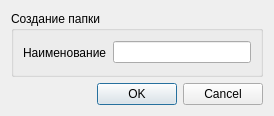
<?xml version="1.0" encoding="UTF-8"?>
<ui version="4.0">
 <class>DialogMsgFolder</class>
 <widget class="QDialog" name="DialogMsgFolder">
  <property name="geometry">
   <rect>
    <x>0</x>
    <y>0</y>
    <width>274</width>
    <height>116</height>
   </rect>
  </property>
  <property name="windowTitle">
   <string>Создание папки</string>
  </property>
  <layout class="QVBoxLayout" name="verticalLayout">
   <item>
    <widget class="QGroupBox" name="groupBoxName">
     <property name="title">
      <string>Создание папки</string>
     </property>
     <layout class="QHBoxLayout" name="horizontalLayout">
      <item>
       <widget class="QLabel" name="labelName">
        <property name="text">
         <string>Наименование</string>
        </property>
       </widget>
      </item>
      <item>
       <widget class="QLineEdit" name="lineEditName"/>
      </item>
     </layout>
    </widget>
   </item>
   <item>
    <widget class="QDialogButtonBox" name="buttonBoxName">
     <property name="orientation">
      <enum>Qt::Horizontal</enum>
     </property>
     <property name="standardButtons">
      <set>QDialogButtonBox::Cancel|QDialogButtonBox::Ok</set>
     </property>
    </widget>
   </item>
  </layout>
 </widget>
 <resources/>
 <connections>
  <connection>
   <sender>buttonBoxName</sender>
   <signal>accepted()</signal>
   <receiver>DialogMsgFolder</receiver>
   <slot>accept()</slot>
   <hints>
    <hint type="sourcelabel">
     <x>248</x>
     <y>254</y>
    </hint>
    <hint type="destinationlabel">
     <x>157</x>
     <y>274</y>
    </hint>
   </hints>
  </connection>
  <connection>
   <sender>buttonBoxName</sender>
   <signal>rejected()</signal>
   <receiver>DialogMsgFolder</receiver>
   <slot>reject()</slot>
   <hints>
    <hint type="sourcelabel">
     <x>316</x>
     <y>260</y>
    </hint>
    <hint type="destinationlabel">
     <x>286</x>
     <y>274</y>
    </hint>
   </hints>
  </connection>
 </connections>
</ui>
